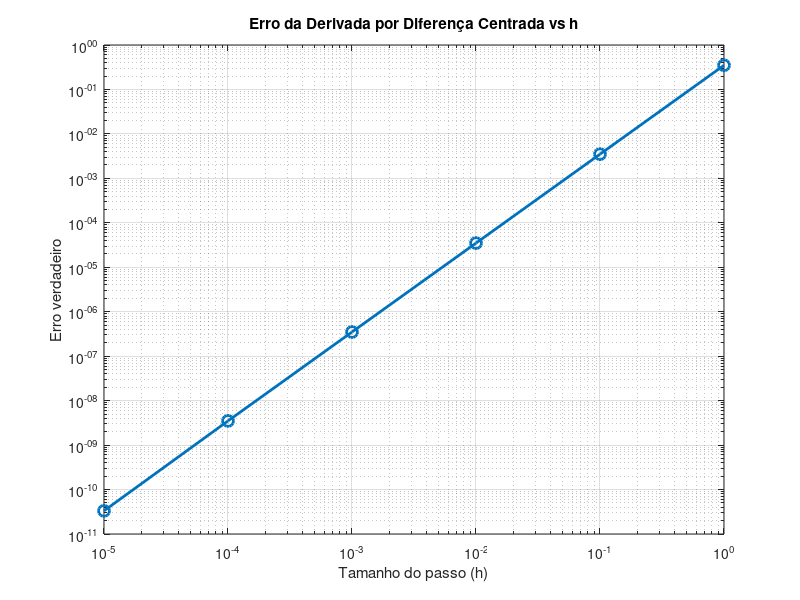

The MATLAB script that drew this image:
% DISCENTE: Luis Felipe Cunha Silva
% Matrícula: 22211309
% MÉTODOS COMPUTACIONAIS 2025.1

% Definição da função f(x)
f = @(x) -0.1*x.^4 - 0.15*x.^3 - 0.5*x.^2 - 0.25*x + 1.2;

% Derivada exata f'(x)
f_prim_exata = @(x) -0.4*x.^3 - 0.45*x.^2 - 1.0*x - 0.25;

% Ponto de interesse
x = 0.5;
f_prim_real = f_prim_exata(x);

% Inicializando valores
h_values = [1, 0.1, 0.01, 0.001, 0.0001, 0.00001];
dif_centrada = zeros(size(h_values));
erro_verdadeiro = zeros(size(h_values));

printf("Tamanho do passo (h) | Derivada (dif. centrada) | Erro verdadeiro\n");

for i = 1:length(h_values)
    h = h_values(i);
    derivada_aprox = (f(x + h) - f(x - h)) / (2*h);
    erro = abs(f_prim_real - derivada_aprox);

    dif_centrada(i) = derivada_aprox;
    erro_verdadeiro(i) = erro;

    printf("%17.5e | %24.8f | %14.8f\n", h, derivada_aprox, erro);
end

figure;
loglog(h_values, erro_verdadeiro, '-o', 'LineWidth', 2, 'MarkerSize', 8);
xlabel('Tamanho do passo (h)');
ylabel('Erro verdadeiro');
title('Erro da Derivada por Diferença Centrada vs h');
grid on;

